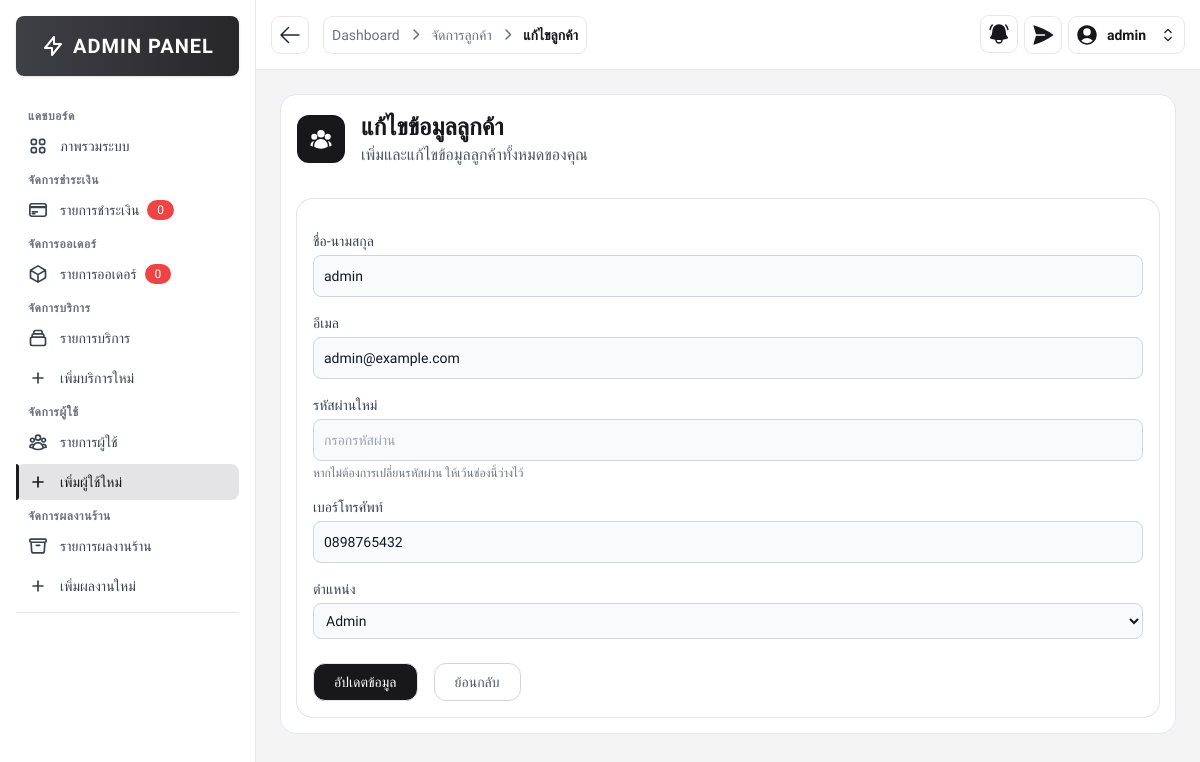
The app's page /src/admin/customer_add.php?id=2 (signed in) with its own data.
### tables this page shows
CREATE TABLE customers (
    customer_id INT AUTO_INCREMENT PRIMARY KEY,
    fullname VARCHAR(100) NOT NULL,
    email VARCHAR(100) NOT NULL UNIQUE,
    password VARCHAR(255) NOT NULL,
    phone VARCHAR(20),
    role ENUM('customer', 'admin') DEFAULT 'customer',
    created_at TIMESTAMP DEFAULT CURRENT_TIMESTAMP
);

### src/admin/customer_add.php (the view, shortened to what this page needs)
<?php
require __DIR__ . '/../includes/db_connect.php';
$isEditMode = false;
$customer = [
    'customer_id' => '',
    'fullname' => '',
    'email' => '',
    'phone' => '',
    'role' => 'customer'
];
if (isset($_GET['id'])) {
    $isEditMode = true;
    $customer_id = $_GET['id'];
    $stmt = $conn->prepare("SELECT * FROM customers WHERE customer_id = ?");
    $stmt->bind_param("i", $customer_id);
    $stmt->execute();
    $result = $stmt->get_result();
    $customer = $result->fetch_assoc();
}
?>
<!DOCTYPE html>
<html lang="th">
<head>
    <script src="https://cdn.tailwindcss.com"></script>
    <link rel="stylesheet" href="https://cdnjs.cloudflare.com/ajax/libs/font-awesome/6.4.0/css/all.min.css">
</head>
<body class="bg-zinc-100 font-thai">
    <?php include '../includes/sidebar.php'; ?>
    <div class="ml-64">
        <?php
        include '../includes/admin_navbar.php';
        ?>
        <div class="p-6">
            <div class=" text-zinc-900 bg-white rounded-2xl border border-slate-200 mb-2">
                <div class="flex items-center p-4">
                    <div class="mr-4 rounded-xl bg-zinc-900 p-3">
                    </div>
                    <div class="">
                        <h1 class="flex items-center text-2xl font-bold text-zinc-900">
                            <?= $isEditMode ? 'แก้ไขข้อมูลลูกค้า' : 'เพิ่มข้อมูลลูกค้าใหม่' ?>
                        </h1>
                        <p class="text-gray-600">
                            เพิ่มและแก้ไขข้อมูลลูกค้าทั้งหมดของคุณ
                        </p>
                    </div>
                </div>
                <div class="form-container w-max-[800px] p-4">
                    <div class="bg-white items-center p-4 ring-1 ring-zinc-200 rounded-2xl">
                        <form action="customer_add.php<?php echo $isEditMode ? '?id=' . $customer['customer_id'] : ''; ?>" method="POST" class="space-y-4">
                            <div>
                                <label for="fullname" class="block text-sm font-medium text-gray-700 mb-1">ชื่อ-นามสกุล</label>
                                <input type="text" id="fullname" name="fullname" required
                                    placeholder="กรอกชื่อ-นามสกุล"
                                    class="bg-gray-50 border border-gray-300 text-gray-900 text-sm rounded-lg focus:ring-blue-500 focus:border-blue-500 block w-full p-2.5"
                                    value="<?php echo htmlspecialchars($customer['fullname']); ?>">
                            </div>
                            <div>
                                <label for="email" class="block text-sm font-medium text-gray-700 mb-1">อีเมล</label>
                                <input type="email" id="email" name="email" required
                                    placeholder="กรอกอีเมล"
                                    class="bg-gray-50 border border-gray-300 text-gray-900 text-sm rounded-lg focus:ring-blue-500 focus:border-blue-500 block w-full p-2.5"
                                    value="<?php echo htmlspecialchars($customer['email']); ?>">
                            </div>
                            <div>
                                <label for="password" class="block text-sm font-medium text-gray-700 mb-1">
                                    <?php echo $isEditMode ? 'รหัสผ่านใหม่' : 'รหัสผ่าน'; ?>
                                </label>
                                <input type="password" id="password" name="password" <?php echo $isEditMode ? '' : 'required'; ?>
                                    placeholder="กรอกรหัสผ่าน"
                                    class="bg-gray-50 border border-gray-300 text-gray-900 text-sm rounded-lg focus:ring-blue-500 focus:border-blue-500 block w-full p-2.5"
                                    placeholder="<?php echo $isEditMode ? 'เว้นว่างไว้หากไม่ต้องการเปลี่ยนรหัสผ่าน' : ''; ?>">
                                <?php if ($isEditMode): ?>
                                    <p class="mt-1 text-xs text-gray-500">หากไม่ต้องการเปลี่ยนรหัสผ่าน ให้เว้นช่องนี้ว่างไว้</p>
                                <?php endif; ?>
                            </div>
                            <div>
                                <label for="phone" class="block text-sm font-medium text-gray-700 mb-1">เบอร์โทรศัพท์</label>
                                <input type="text" id="phone" name="phone"
                                    placeholder="กรอกเบอร์โทรศัพท์"
                                    class="bg-gray-50 border border-gray-300 text-gray-900 text-sm rounded-lg focus:ring-blue-500 focus:border-blue-500 block w-full p-2.5"
                                    value="<?php echo htmlspecialchars($customer['phone']); ?>">
                            </div>
                            <div>
                                <label for="role" class="block text-sm font-medium text-gray-700 mb-1">ตำแหน่ง</label>
                                <select id="role" name="role" required
                                    class="bg-gray-50 border border-gray-300 text-gray-900 text-sm rounded-lg focus:ring-blue-500 focus:border-blue-500 block w-full p-2">
                                    <option value="admin" <?php echo $customer['role'] === 'admin' ? 'selected' : ''; ?>>Admin</option>
                                </select>
                            </div>
                            <div class="flex space-x-4 pt-2">
                                <button type="submit"
                                    class="border transition font-medium rounded-xl text-sm px-5 py-2 text-center flex items-center justify-center bg-zinc-900 text-white hover:bg-zinc-800">
                                    <?php echo $isEditMode ? 'อัปเดตข้อมูล' : 'บันทึกข้อมูล'; ?>
                                </button>
                                <a href="customer_list.php"
                                    class="border transition font-medium rounded-xl text-sm px-5 py-2 text-center flex items-center justify-center bg-white text-gray-600 border-gray-300 hover:bg-gray-100">
                                    ย้อนกลับ
                                </a>
                            </div>
                        </form>
                    </div>
                </div>
            </div>
        </div>
    </div>
</body>
</html>

### src/admin/customer_add.php (style rules this page uses)
.font-thai { font-family: 'IBM Plex Sans Thai', sans-serif; }

### src/includes/sidebar.php (style rules this page uses)
.font-thai { font-family: 'IBM Plex Sans Thai', sans-serif; }

### src/includes/admin_navbar.php (style rules this page uses)
.font-thai { font-family: 'IBM Plex Sans Thai', sans-serif; }

### records on screen
customers: fullname "admin", email "admin@example.com", phone "0898765432", role "Admin"

### other values on screen
$pendingCount "0"
$orderBadge "0"
$item "Dashboard"
$item "จัดการลูกค้า"
$item "แก้ไขลูกค้า"
$fullname "admin"
